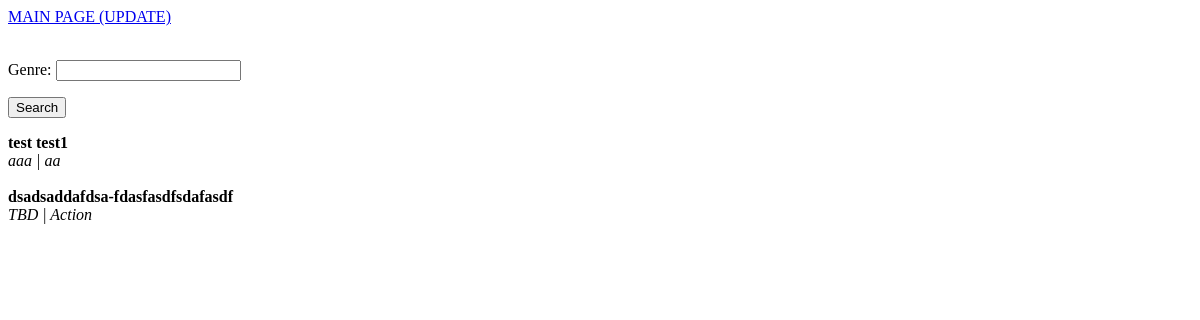
Before: / with the older database file.
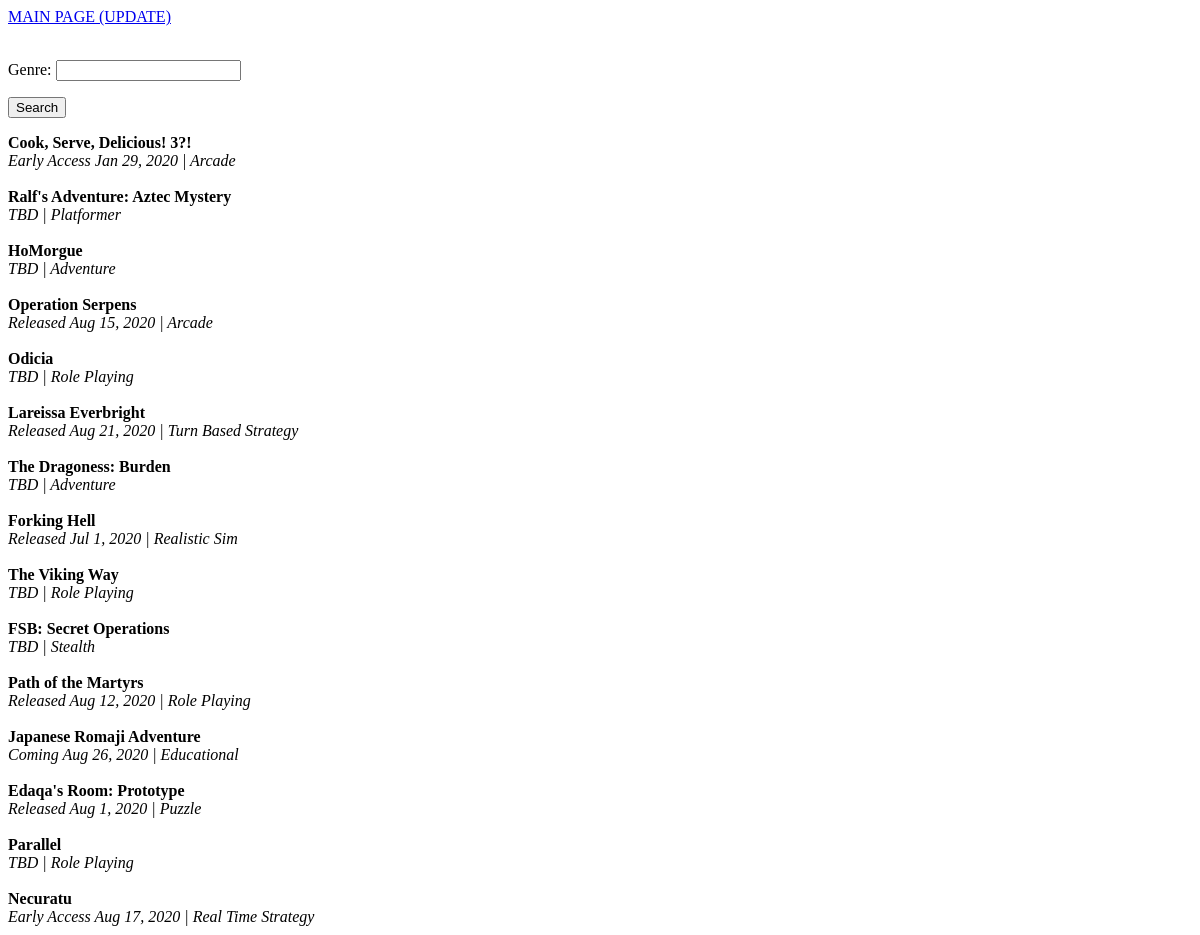
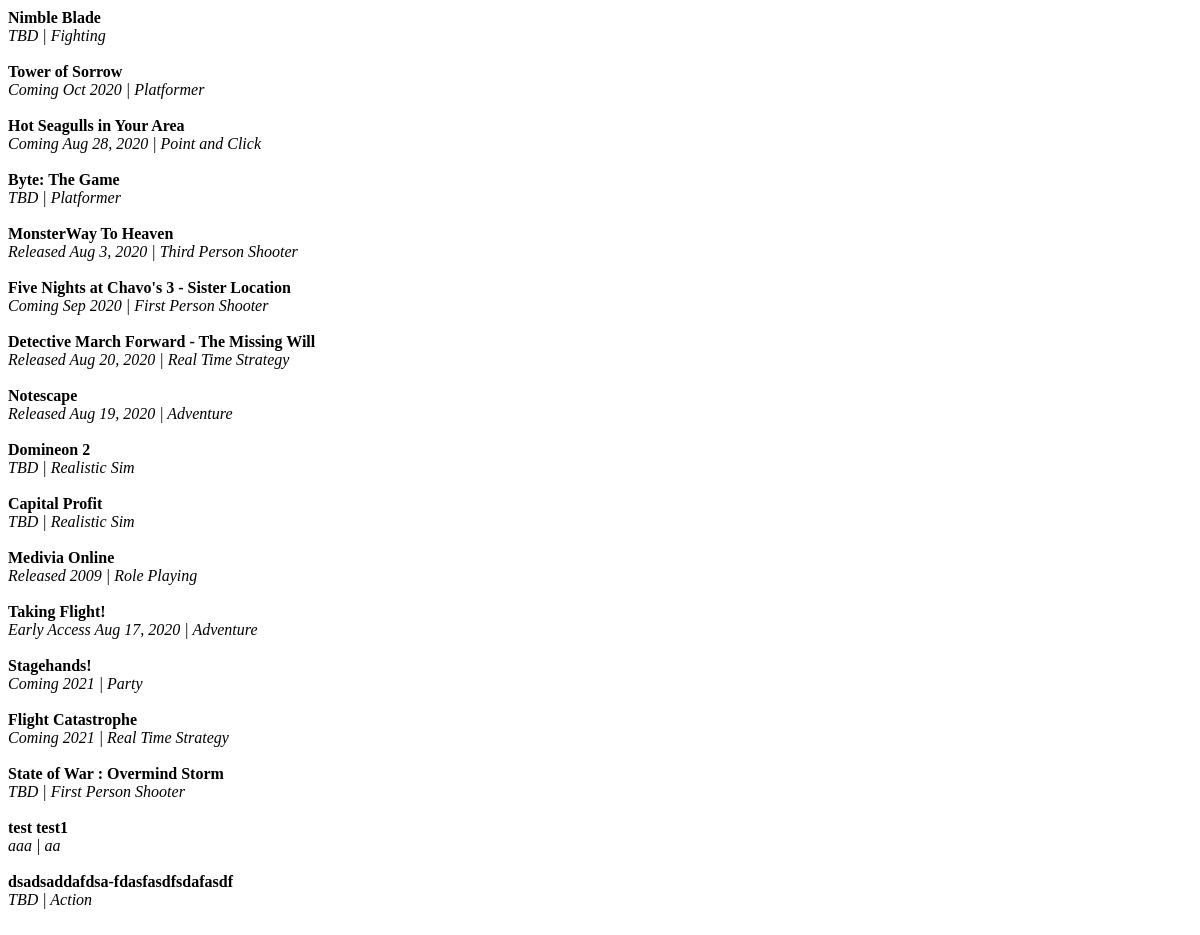
After: the same page with the newer database file (2 pictures, top to bottom).
### indiedb_games/models.py (models this page shows, shortened)
class Game(models.Model):
    title = models.CharField(max_length=255)
    genre = models.CharField(max_length=255)
    status = models.CharField(max_length=255)
    slug = models.SlugField(max_length=255, unique=True, blank=True)
    class Meta:
        ordering = ('-id',)

### indiedb_games/views.py (the view)
# urls.py: path('', views.game_list, name='list'),
def game_list(request):
    form = SearchForm()
    if 'genre' in request.GET:
        form = SearchForm(request.GET)
        if form.is_valid():
            genre = form.cleaned_data['genre']
            objects = Game.objects.filter(genre=genre)
    else:
        objects = Game.objects.all()
    return render(
        request,
        'indiedb_games/game_list.html',
        {'games': objects,
         'form': form}
    )

### indiedb_games/forms.py
class SearchForm(forms.Form):
    genre = forms.CharField()

### indiedb_games/templates/indiedb_games/game_list.html
<a href="{% url 'update' %}">MAIN PAGE (UPDATE)</a><br><br>
<form method="get">
{{ form.as_p }}
<input type="submit" value="Search">
</form>
{% if games %}
{% for game in games %}
<b>{{ game.title }}</b><br/>
<i>{{ game.status }} | {{ game.genre }}</i><br/><br/>
{% endfor %}
{% else %}
<b>NOTHING FOUND</b>
{% endif %}

Changed rows visible on the page:
added Game: title "Cook, Serve, Delicious! 3?!", status "Early Access Jan 29, 2020", genre "Arcade"
added Game: title "Ralf's Adventure: Aztec Mystery", status "TBD", genre "Platformer"
added Game: title "HoMorgue", status "TBD", genre "Adventure"
added Game: title "Operation Serpens", status "Released Aug 15, 2020", genre "Arcade"
added Game: title "Odicia", status "TBD", genre "Role Playing"
added Game: title "Lareissa Everbright", status "Released Aug 21, 2020", genre "Turn Based Strategy"
added Game: title "The Dragoness: Burden", status "TBD", genre "Adventure"
added Game: title "Forking Hell", status "Released Jul 1, 2020", genre "Realistic Sim"
added Game: title "The Viking Way", status "TBD", genre "Role Playing"
added Game: title "FSB: Secret Operations", status "TBD", genre "Stealth"
added Game: title "Path of the Martyrs", status "Released Aug 12, 2020", genre "Role Playing"
added Game: title "Japanese Romaji Adventure", status "Coming Aug 26, 2020", genre "Educational"
added Game: title "Edaqa's Room: Prototype", status "Released Aug 1, 2020", genre "Puzzle"
added Game: title "Parallel", status "TBD", genre "Role Playing"
added Game: title "Necuratu", status "Early Access Aug 17, 2020", genre "Real Time Strategy"
added Game: title "Nimble Blade", status "TBD", genre "Fighting"
added Game: title "Tower of Sorrow", status "Coming Oct 2020", genre "Platformer"
added Game: title "Hot Seagulls in Your Area", status "Coming Aug 28, 2020", genre "Point and Click"
added Game: title "Byte: The Game", status "TBD", genre "Platformer"
added Game: title "MonsterWay To Heaven", status "Released Aug 3, 2020", genre "Third Person Shooter"
added Game: title "Five Nights at Chavo's 3 - Sister Location", status "Coming Sep 2020", genre "First Person Shooter"
added Game: title "Detective March Forward - The Missing Will", status "Released Aug 20, 2020", genre "Real Time Strategy"
added Game: title "Notescape", status "Released Aug 19, 2020", genre "Adventure"
added Game: title "Domineon 2", status "TBD", genre "Realistic Sim"
added Game: title "Capital Profit", status "TBD", genre "Realistic Sim"
added Game: title "Medivia Online", status "Released 2009", genre "Role Playing"
added Game: title "Taking Flight!", status "Early Access Aug 17, 2020", genre "Adventure"
added Game: title "Stagehands!", status "Coming 2021", genre "Party"
added Game: title "Flight Catastrophe", status "Coming 2021", genre "Real Time Strategy"
added Game: title "State of War : Overmind Storm", status "TBD", genre "First Person Shooter"
